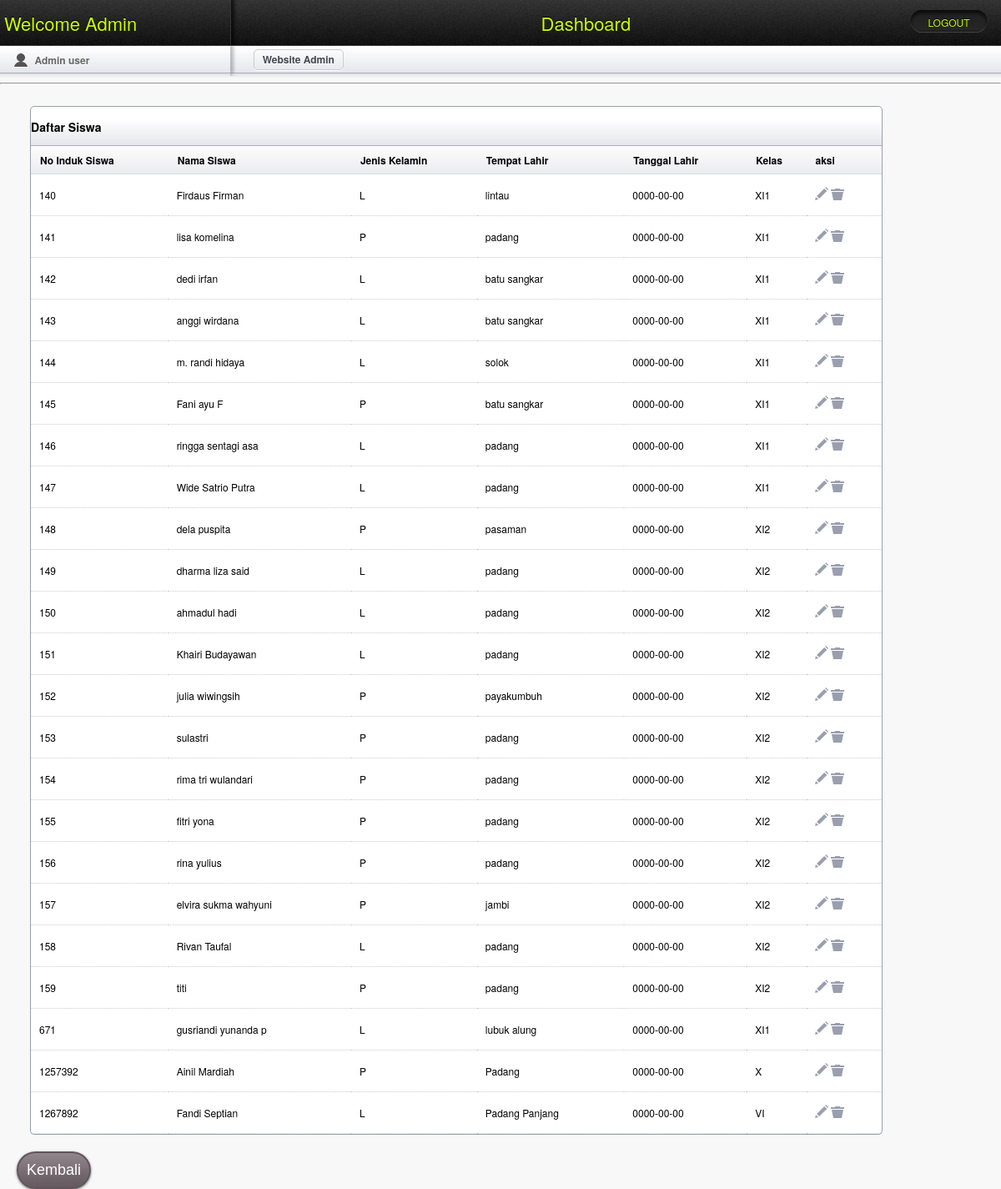
/admin/act_editsiswa.php, run on the app's committed database.
### tables this page shows
CREATE TABLE IF NOT EXISTS `siswa` (
  `No_induk` int(11) NOT NULL,
  `Nama` varchar(30) NOT NULL,
  `Jekel` varchar(5) NOT NULL,
  `Tempat` varchar(20) NOT NULL,
  `Tgl` date NOT NULL,
  `Kelas` varchar(10) NOT NULL,
  PRIMARY KEY  (`No_induk`)
);

### admin/act_editsiswa.php (the view, shortened to what this page needs)
<!doctype html>
<html lang="en">
<head>
	<link rel="stylesheet" href="css/layout.css" type="text/css" media="screen" />
<link rel="stylesheet" href="kalender/calendar.css" type="text/css">
</head>
<body>
	<header id="header">
		<hgroup>
			<h1 class="site_title"><a href="admin.php">Welcome Admin</a></h1>
			<h2 class="section_title">Dashboard</h2><div class="btn_view_site"><a href="../logout.php">LOGOUT</a></div>
		</hgroup>
	</header>
	<section id="secondary_bar">
		<div class="user">
			<p>Admin user</p>
		</div>
		<div class="breadcrumbs_container">
			<article class="breadcrumbs"><a href="#">Website Admin</a></article>
		</div>
	</section>
	<aside class="column">
		<hr/>
<?php
	switch($_GET['dosiswa']){
	default:
?>
		<article class="module width_3_quarter">
		<header><h3 class="tabs_involved">Daftar Siswa</h3></header>
		<div id="tab1" class="tab_content" style="display: block;">
		<table class="tablesorter" cellspacing="0">
		<thead>
			<tr><th class="header">No Induk Siswa</th><th class="header">Nama Siswa</th><th class="header">Jenis Kelamin</th><th class="header">Tempat Lahir</th><th class="header">Tanggal Lahir</th><th class="header">Kelas</th><th class="header">aksi</th></thead>
			<tbody>
	<?php
		$sql = mysql_query("SELECT * FROM siswa ORDER BY No_induk");
		while ($r=mysql_fetch_array($sql)){ ?>
		<tr><td><?php echo $r['No_induk']; ?></td>
			<td><?php echo $r['Nama']; ?></td>
			<td><?php echo $r['Jekel']; ?></td>
			<td><?php echo $r['Tempat']; ?></td>
			<td><?php echo $r['Tgl']; ?></td>
			<td><?php echo $r['Kelas']; ?></td>
			<td><a href="?act=siswa&dosiswa=editsiswa&id=<?php echo $r['No_induk']; ?>"><img src="images/icn_edit.png" /></a>
				<a href="aksi.php?act=siswa&dosiswa=hapus&id=<?php echo $r['No_induk']; ?>"><img src="images/icn_trash.png" /></a>
			</td></tr>
			<?php } ?>
		</tbody>
		</table>
		</div>
		</article>
		<br class="clear" />
			<input class="button" type="button" value="Kembali" onClick=location.href="admin.php">
	<?php break; ?>
	<?php break; } ?>
	</aside>
	</body>
</html>

### admin/css/layout.css (style rules this page uses)
html, div, map, dt, isindex, form, header, aside, section, section, article, footer { display: block; }
.button { margin-top: 20px; margin-left: 20px; float: left; font-family: Arial; color: #ffffff; font-size: 18px; padding: 10px; text-decoration: none; -webkit-border-radius: 28px; -moz-border-radius: 28px; -webkit-box-shadow: 0px 1px 3px #666666; -moz-box-shadow: 0px 1px 3px #666666; text-shadow: 10px 15px 11px #666666; border: solid #61555b 2px; background: -webkit-gradient(linear, 0 0, 0 100%, from(#91868b), to(#66595f)); background: -moz-linear-gradient(top, #91868b, #66595f); -ms-filter: progid:DXImageTransform.Microsoft.gradient(startColorStr=#91868b, endColorStr=#66595f); filter: progid:DXImageTransform.Microsoft.gradient(startColorStr=#91868b, endColorStr=#66595f); display:inline-block; }
in html, body { height: 100%; margin: 0; padding: 0; font-family: "Helvetica Neue", Helvetica, Arial, Verdana, sans-serif; background: #F8F8F8; font-size: 12px; }
a:link, a:visited { color: #77BACE; text-decoration: none; }
header#header { height: 55px; width: 100%; background: #222222 url(../images/header_bg.png) repeat-x; }
header#header h1.site_title, header#header h2.section_title { float: left; margin: 0; font-size: 22px; display: block; width: 23%; height: 55px; font-weight: normal; text-align: left; text-indent: 1.8%; line-height: 55px; color: #ccff00; text-shadow: 0 -1px 0 #000; }
header#header h1.site_title a { color: #ccff00; text-decoration: none; }
header#header h2.section_title { text-align: center; text-indent: 4.5%; width: 68%; background: url(../images/header_shadow.png) no-repeat left top; }
.btn_view_site { float: left; width: 9%; }
.btn_view_site a { display: block; margin-top: 12px; width: 91px; height: 27px; background: url(../images/btn_view_site.png) no-repeat; text-align: center; line-height: 29px; color: #ccff00; text-decoration: none; text-shadow: 0 -1px 0 #000; }
section#secondary_bar { height: 38px; width: 100%; background: #F1F1F4 url(../images/secondary_bar.png) repeat-x; }
section#secondary_bar .user { float: left; width: 23%; height: 38px; }
.user p { margin: 0; padding: 0; color: #666666; font-weight: bold; display: block; float: left; width: 85%; height: 35px; line-height: 35px; text-indent: 25px; text-shadow: 0 1px 0 #fff; background: url(../images/icn_user.png) no-repeat center left; margin-left: 6%; }
section#secondary_bar .breadcrumbs_container { float: left; width: 77%; background: url(../images/secondary_bar_shadow.png) no-repeat left top; height: 38px; }
article.breadcrumbs { float: left; padding: 0 10px; border: 1px solid #ccc; -webkit-border-radius: 5px; -moz-border-radius: 5px; border-radius: 5px; -webkit-box-shadow: 0 1px 0 #fff; -moz-box-shadow: 0 1px 0 #fff; box-shadow: 0 1px 0 #fff; height: 23px; margin: 4px 3%; }
.breadcrumbs a { display: inline-block; float: left; height: 24px; line-height: 23px; }
.breadcrumbs a:link, .breadcrumbs a:visited { color: #44474F; text-decoration: none; text-shadow: 0 1px 0 #fff; font-weight: bold; }
.module { border: 1px solid #9BA0AF; width: 100%; margin: 20px 3% 0 3%; margin-top: 20px; -webkit-border-radius: 5px; -moz-border-radius: 5px; border-radius: 5px; background: #ffffff; }
.module header { height: 38px; width: 100%; background: #F1F1F4 url(../images/secondary_bar.png) repeat-x; -webkit-border-top-left-radius: 5px; -webkit-border-top-right-radius: 5px; -moz-border-radius-topleft: 5px; -moz-border-radius-topright: 5px; border-top-left-radius: 5px; border-top-right-radius: 5px; }
.width_3_quarter { width: 85%; margin-right: 0; float: left; }
.tablesorter { width: 100%; margin: -5px 0 0 0; }
.tablesorter td { margin: 0; padding: 0; border-bottom: 1px dotted #ccc; }
.tablesorter thead tr { height: 34px; background: url(../images/table_sorter_header.png) repeat-x; text-align: left; text-indent: 10px; cursor: pointer; }
.tablesorter td { padding: 15px 10px; }

### data on the page
siswa: No_induk "140", Nama "Firdaus Firman", Jekel "L", Tempat "lintau", Tgl "0000-00-00", Kelas "XI1"
siswa: No_induk "141", Nama "lisa komelina", Jekel "P", Tempat "padang", Tgl "0000-00-00", Kelas "XI1"
siswa: No_induk "142", Nama "dedi irfan", Jekel "L", Tempat "batu sangkar", Tgl "0000-00-00", Kelas "XI1"
siswa: No_induk "143", Nama "anggi wirdana", Jekel "L", Tempat "batu sangkar", Tgl "0000-00-00", Kelas "XI1"
siswa: No_induk "144", Nama "m. randi hidaya", Jekel "L", Tempat "solok", Tgl "0000-00-00", Kelas "XI1"
siswa: No_induk "145", Nama "Fani ayu F", Jekel "P", Tempat "batu sangkar", Tgl "0000-00-00", Kelas "XI1"
siswa: No_induk "146", Nama "ringga sentagi asa", Jekel "L", Tempat "padang", Tgl "0000-00-00", Kelas "XI1"
siswa: No_induk "147", Nama "Wide Satrio Putra", Jekel "L", Tempat "padang", Tgl "0000-00-00", Kelas "XI1"
siswa: No_induk "148", Nama "dela puspita", Jekel "P", Tempat "pasaman", Tgl "0000-00-00", Kelas "XI2"
siswa: No_induk "149", Nama "dharma liza said", Jekel "L", Tempat "padang", Tgl "0000-00-00", Kelas "XI2"
siswa: No_induk "150", Nama "ahmadul hadi", Jekel "L", Tempat "padang", Tgl "0000-00-00", Kelas "XI2"
siswa: No_induk "151", Nama "Khairi Budayawan", Jekel "L", Tempat "padang", Tgl "0000-00-00", Kelas "XI2"
siswa: No_induk "152", Nama "julia wiwingsih", Jekel "P", Tempat "payakumbuh", Tgl "0000-00-00", Kelas "XI2"
siswa: No_induk "153", Nama "sulastri", Jekel "P", Tempat "padang", Tgl "0000-00-00", Kelas "XI2"
siswa: No_induk "154", Nama "rima tri wulandari", Jekel "P", Tempat "padang", Tgl "0000-00-00", Kelas "XI2"
siswa: No_induk "155", Nama "fitri yona", Jekel "P", Tempat "padang", Tgl "0000-00-00", Kelas "XI2"
siswa: No_induk "156", Nama "rina yulius", Jekel "P", Tempat "padang", Tgl "0000-00-00", Kelas "XI2"
siswa: No_induk "157", Nama "elvira sukma wahyuni", Jekel "P", Tempat "jambi", Tgl "0000-00-00", Kelas "XI2"
siswa: No_induk "158", Nama "Rivan Taufal", Jekel "L", Tempat "padang", Tgl "0000-00-00", Kelas "XI2"
siswa: No_induk "159", Nama "titi", Jekel "P", Tempat "padang", Tgl "0000-00-00", Kelas "XI2"
siswa: No_induk "671", Nama "gusriandi yunanda p", Jekel "L", Tempat "lubuk alung", Tgl "0000-00-00", Kelas "XI1"
siswa: No_induk "1257392", Nama "Ainil Mardiah", Jekel "P", Tempat "Padang", Tgl "0000-00-00", Kelas "X"
siswa: No_induk "1267892", Nama "Fandi Septian", Jekel "L", Tempat "Padang Panjang", Tgl "0000-00-00", Kelas "VI"
